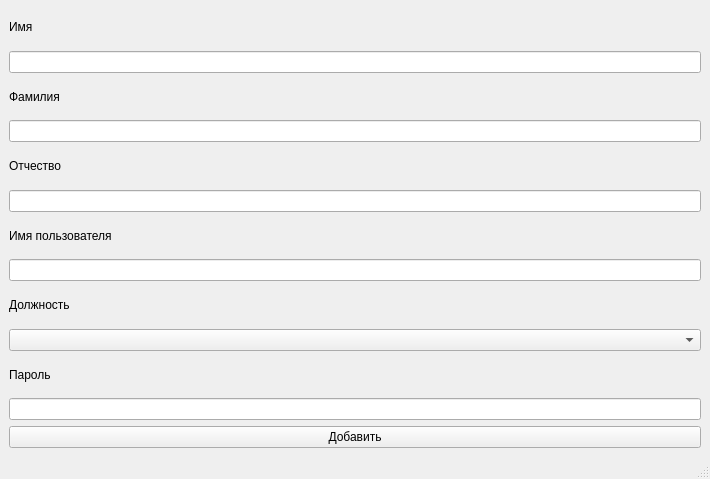
<?xml version="1.0" encoding="UTF-8"?>
<ui version="4.0">
 <class>AddManager</class>
 <widget class="QMainWindow" name="AddManager">
  <property name="geometry">
   <rect>
    <x>0</x>
    <y>0</y>
    <width>710</width>
    <height>479</height>
   </rect>
  </property>
  <property name="windowTitle">
   <string>Добавить менеджера</string>
  </property>
  <property name="windowIcon">
   <iconset resource="../../Icons.qrc">
    <normaloff>:/Icons/MainIcon/Resources/MainIcons/free-icon-book-4341050.png</normaloff>:/Icons/MainIcon/Resources/MainIcons/free-icon-book-4341050.png</iconset>
  </property>
  <widget class="QWidget" name="centralwidget">
   <layout class="QVBoxLayout" name="verticalLayout">
    <item>
     <widget class="QLabel" name="label_6">
      <property name="text">
       <string>Имя</string>
      </property>
     </widget>
    </item>
    <item>
     <widget class="QLineEdit" name="nameEdit"/>
    </item>
    <item>
     <widget class="QLabel" name="label_5">
      <property name="text">
       <string>Фамилия</string>
      </property>
     </widget>
    </item>
    <item>
     <widget class="QLineEdit" name="surEdit"/>
    </item>
    <item>
     <widget class="QLabel" name="label_4">
      <property name="text">
       <string>Отчество</string>
      </property>
     </widget>
    </item>
    <item>
     <widget class="QLineEdit" name="patrEdit"/>
    </item>
    <item>
     <widget class="QLabel" name="label_3">
      <property name="text">
       <string>Имя пользователя</string>
      </property>
     </widget>
    </item>
    <item>
     <widget class="QLineEdit" name="usernameEdit"/>
    </item>
    <item>
     <widget class="QLabel" name="label_2">
      <property name="text">
       <string>Должность</string>
      </property>
     </widget>
    </item>
    <item>
     <widget class="QComboBox" name="positionBox"/>
    </item>
    <item>
     <widget class="QLabel" name="label">
      <property name="text">
       <string>Пароль</string>
      </property>
     </widget>
    </item>
    <item>
     <widget class="QLineEdit" name="passwordEdit">
      <property name="echoMode">
       <enum>QLineEdit::Password</enum>
      </property>
     </widget>
    </item>
    <item>
     <widget class="QPushButton" name="save">
      <property name="text">
       <string>Добавить</string>
      </property>
     </widget>
    </item>
   </layout>
  </widget>
  <widget class="QMenuBar" name="menubar">
   <property name="geometry">
    <rect>
     <x>0</x>
     <y>0</y>
     <width>710</width>
     <height>25</height>
    </rect>
   </property>
  </widget>
  <widget class="QStatusBar" name="statusbar"/>
 </widget>
 <resources>
  <include location="../../Icons.qrc"/>
 </resources>
 <connections/>
</ui>
